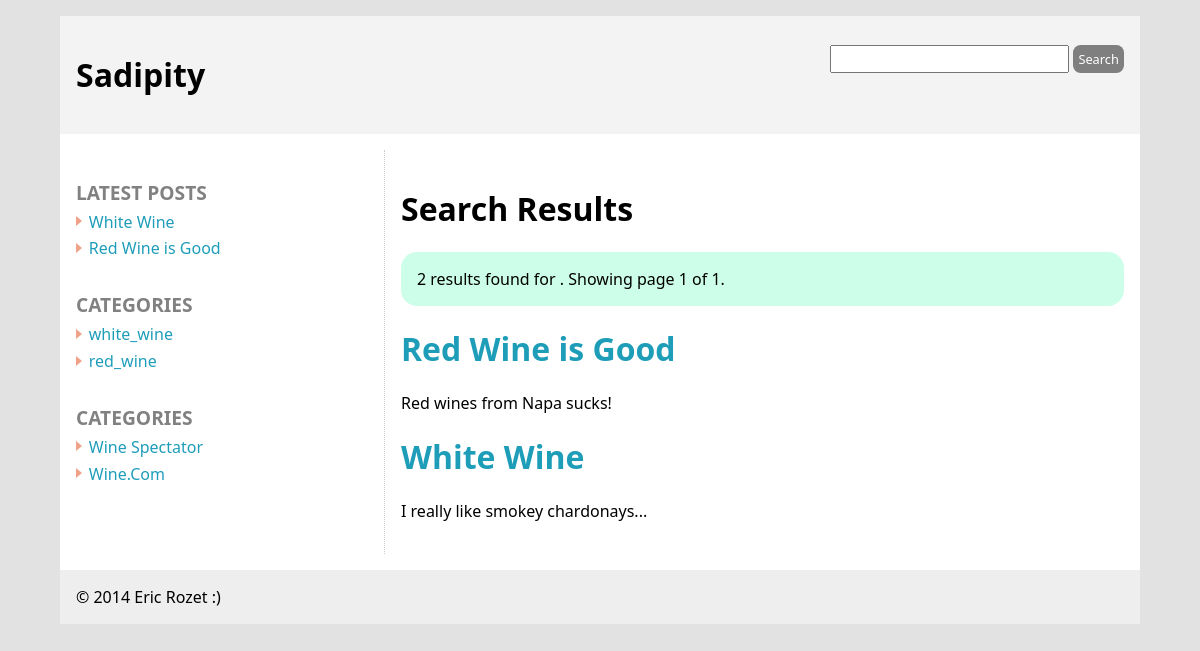
Screenshot of /blog/search.php with the database file from the repository.
### tables this page shows
CREATE TABLE IF NOT EXISTS `posts` (
  `post_id` smallint(6) NOT NULL AUTO_INCREMENT,
  `title` varchar(256) NOT NULL,
  `date` datetime NOT NULL,
  `user_id` smallint(6) NOT NULL,
  `body` text NOT NULL,
  `is_published` tinyint(1) NOT NULL,
  `allow_comments` tinyint(1) NOT NULL,
  PRIMARY KEY (`post_id`)
);

CREATE TABLE IF NOT EXISTS `categories` (
  `category_id` smallint(6) NOT NULL AUTO_INCREMENT,
  `title` varchar(256) NOT NULL,
  PRIMARY KEY (`category_id`)
);

CREATE TABLE IF NOT EXISTS `links` (
  `link_id` int(11) NOT NULL AUTO_INCREMENT,
  `title` varchar(256) NOT NULL,
  `url` text NOT NULL,
  `description` text NOT NULL,
  `date` datetime NOT NULL,
  PRIMARY KEY (`link_id`)
);

### blog/search.php (the view, shortened to what this page needs)
<?php require('includes/header.php');
$per_page = 2;
$page_number = 1;
?>
<main id="content">
	<?php
	$phrase = $_GET['phrase'];
	$query = "SELECT title, body, post_id
				FROM posts
				WHERE is_published = 1
				AND ( title LIKE '%" . $phrase . "%'
				OR body LIKE '%" . $phrase . "%') ";
	$result = $db->query($query);
	if( $result->num_rows >= 1 ){
		$totalposts = $result->num_rows;
		$max_page = ceil( $totalposts / $per_page );
		if($page_number <= $max_page){
			$offset = ($page_number - 1) * $per_page;
			$query_modified = $query . " LIMIT $offset, $per_page";
			$result_modified = $db->query($query_modified);
	 ?>
	<h1>Search Results</h1>
	<p class="success message">
	<?php echo $totalposts; ?> results found for <?php echo $phrase; ?>.
	Showing page <?php echo $page_number ?> of <?php echo $max_page ?>.</p>
	<section class="search-results">
	<?php while( $row = $result_modified->fetch_assoc() ){ ?>
	<article>
		<h1><a href="single-post.php?post_id=<?php echo $row['post_id'] ?>">
		<?php echo $row['title'] ?>
		</a></h1>
		<p><?php echo $row['body'] ?></p>
	</article>
	<?php } ?>
	</section>
	<?php
		}
	}
	else{
		echo 'Sorry, no posts found';
	} ?>
</main>
<?php require('includes/sidebar.php') ?>
<?php require('includes/footer.php') ?>

### blog/includes/sidebar.php
<aside id="sidebar">
	<?php
	$query_latest = "SELECT title, post_id
					 FROM posts
					 WHERE is_published = 1
					 ORDER BY date DESC
					 LIMIT 5 ";
	$result_latest = $db->query($query_latest);
	if( $result_latest->num_rows >= 1){
	?>
	<section>
		<h1>Latest Posts</h1>
		<ul>
			<?php while( $row_latest = $result_latest->fetch_assoc() ){ ?>
				<li><a href="single-post.php?post_id=<?php
				echo $row_latest['post_id'] ?>">
				<?php echo $row_latest['title'] ?>
				</a>
			</li>
			<?php } ?>
		</ul>
	</section>
	<?php }  ?>
	<?php
	$query_cats = "SELECT title FROM categories
					ORDER BY RAND()";
	$result_cats = $db->query($query_cats);
	if($result_cats->num_rows >= 1){
	 ?>
	<section>
		<h1>Categories</h1>
		<ul>
			<?php
			while( $row_cats = $result_cats->fetch_assoc() ){ ?>
			<li><a href="#"><?php echo $row_cats['title'] ?></a></li>
			<?php } ?>
		</ul>
	</section>
	<?php } ?>
	<?php
	$query_links = "SELECT title, url FROM links
					ORDER BY RAND()";
	$result_links = $db->query($query_links);
	if($result_links->num_rows >= 1){
	 ?>
	<section>
		<h1>Categories</h1>
		<ul>
			<?php
			while( $row_links = $result_links->fetch_assoc() ){ ?>
			<li><a href="<?php echo $row_links['url'] ?>"><?php echo $row_links['title'] ?></a></li>
			<?php } ?>
		</ul>
	</section>
	<?php } ?>
</aside>

### blog/css/style.css (style rules this page uses)
*, *:before, *:after { -moz-box-sizing: border-box; -webkit-box-sizing: border-box; box-sizing: border-box; }
html { background-color: #E2E2E2; }
body { font-size:100%; width:90%; max-width:1200px; font-family: Calibri, Candara, Segoe, "Segoe UI", Optima, Arial, sans-serif; margin: 1em auto; background-color: #FFF; min-width: 320px; }
a { color: #1E9DB9; text-decoration: none; }
main#content { padding:1em; margin:1em 0; min-width: 320px; clear: both; }
aside#sidebar { padding:1em; margin:1em 0; }
#sidebar h1 { font-size:1.2em; text-transform: uppercase; color:#818181; margin-bottom: .25em; }
#sidebar ul { margin-top:0; padding:0; margin-bottom:2em; list-style: none; }
#sidebar li { margin: .3em 0; padding-left:.8em; position: relative; }
#sidebar li:before { content: ""; border-color: transparent #EFA287; border-style: solid; border-width: 0.35em 0 0.35em 0.4em; display: block; height: 0; width: 0; left: 0em; top: .35em; position: absolute; }
.message { padding:1em; border-radius: 1em; -webkit-animation: basicfade 1s ; -moz-animation: basicfade 1s ; -o-animation: basicfade 1s ; animation: basicfade 1s ; }
.success { background-color: #CDFEE9 }
@media only screen and (min-width : 768px) { main#content { float:right; width:70%; border-left:dotted 1px #CCC; } }
@media only screen and (min-width : 768px) { aside#sidebar { float:left; width:30%; } }

### rows the page displays
posts: title "Red Wine is Good", body "Red wines from Napa sucks!"
posts: title "White Wine", body "I really like smokey chardonays..."
categories: title "white_wine"
categories: title "red_wine"
links: title "Wine Spectator"
links: title "Wine.Com"

### other values shown
$totalposts "2"
$page_number "1"
$max_page "1"
